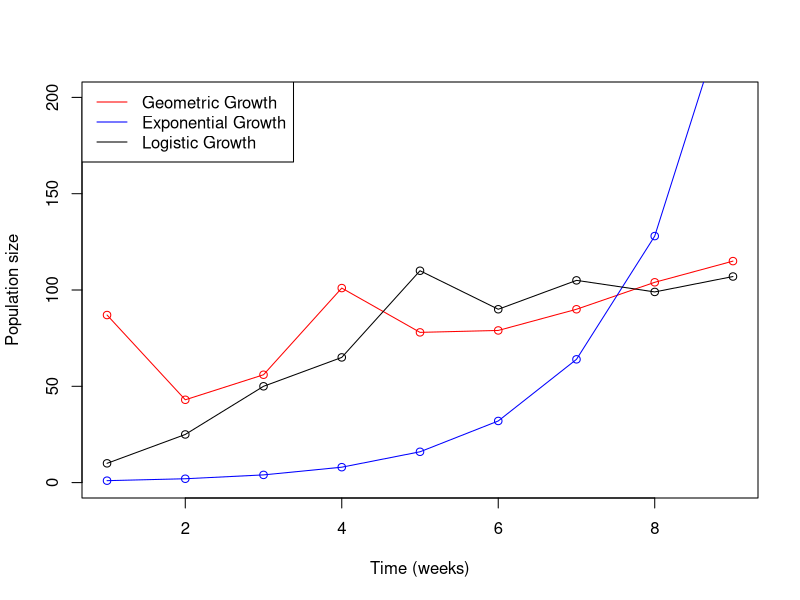
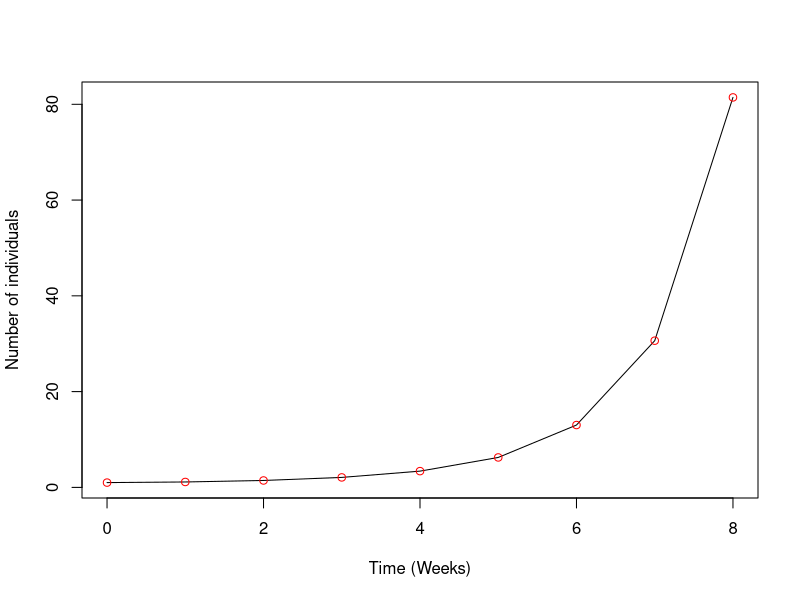
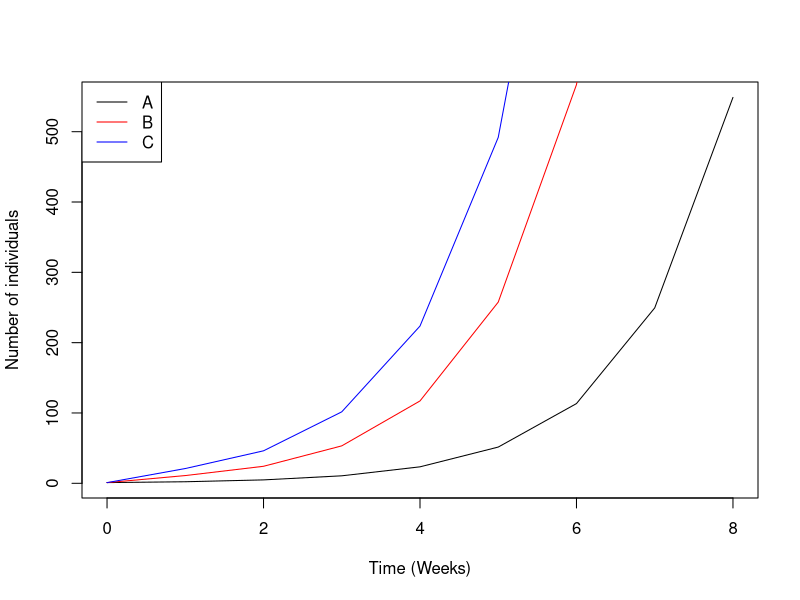
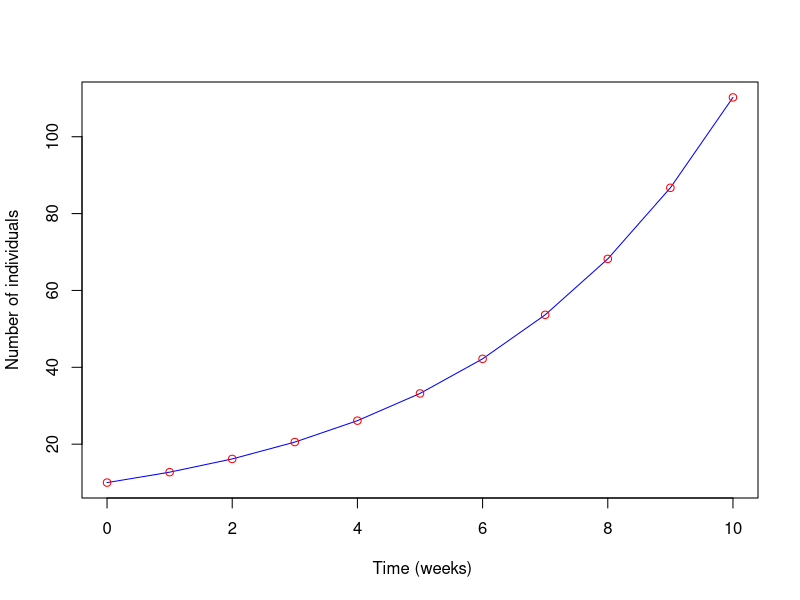
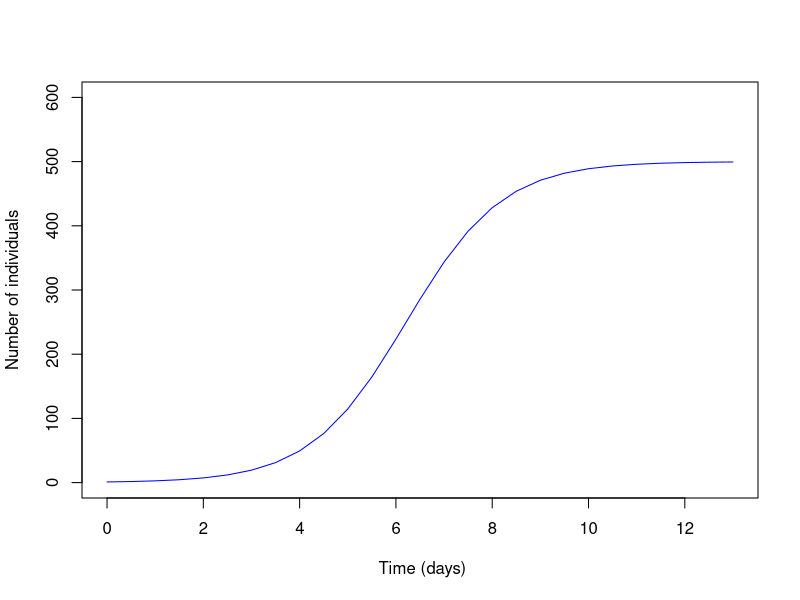
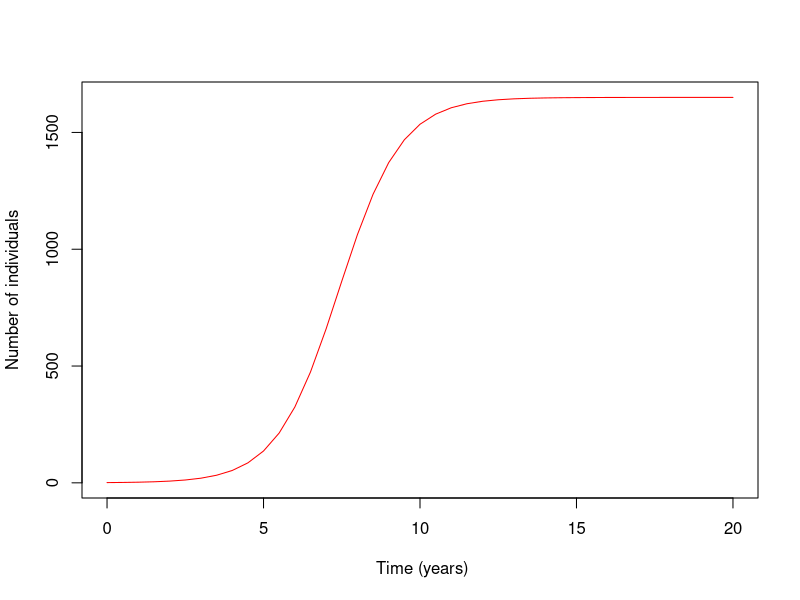
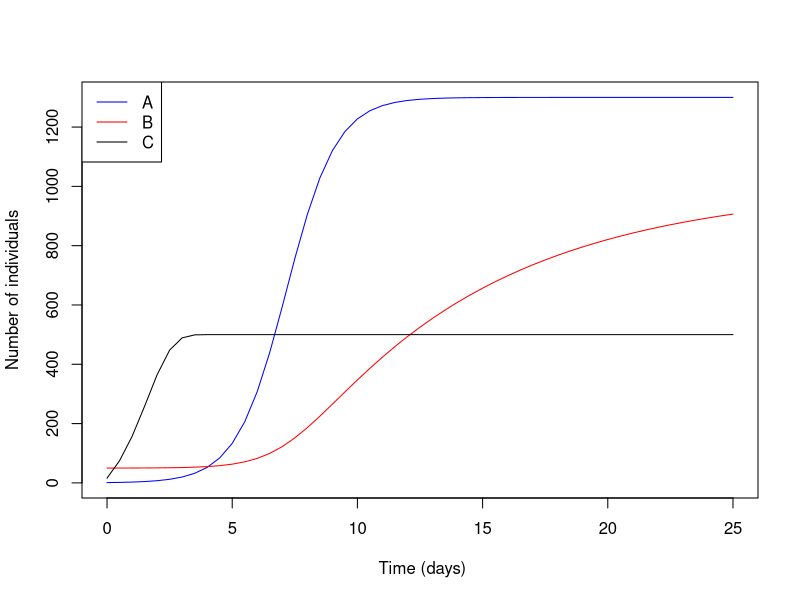
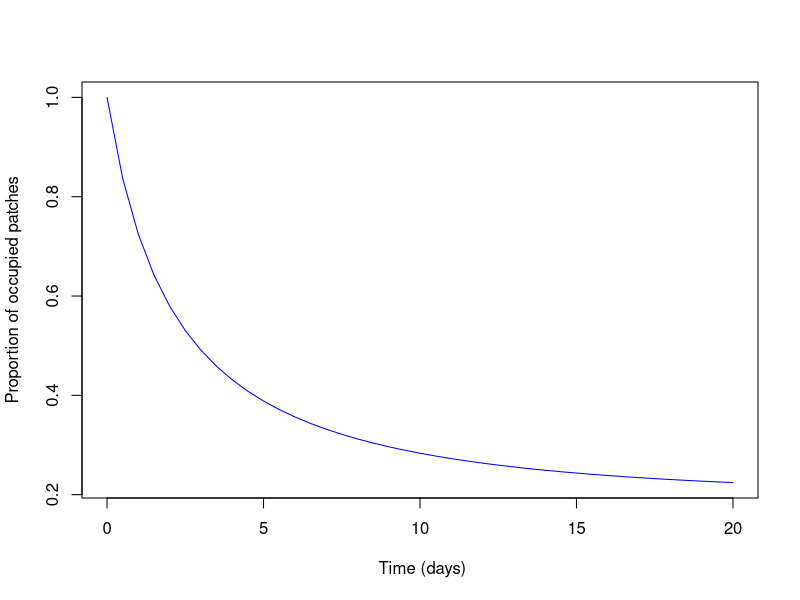

Here is the R script that generated these plots, in order:
## ---- chunk 1
# R won't remember that x = c(10, 6, 1, 14) when in a comment but will when 

x = c(10, 6, 1, 14)

## ---- chunk 2
# Data frame demonstrating gemometric population growth
geometric.df <- data.frame("time"=seq(1,9,1), 
                           "x"=c(87,43,56,101,78,79,90,104,115))

# Data frame demonstrating exponential population growth
exponential.df <- data.frame("time"= seq(1,9,1), 
                     "x"= c(1,2,4,8,16,32,64,128,256))

# Data frame demonstrating logistic growth
logistic.df <- data.frame("time"= seq(1,9,1), 
                     "x"= c(10,25,50,65,110,90,105,99,107))
          
# If you wanted to change the name of the "time" column to "weeks" in the data frame 
# how would you do that?

# This function plots the Geometric Growth (red) line below
plot(x=geometric.df$time, y=geometric.df$x, type="o", col="red", 
     ylim = c(0,200),
     xlab="Time (weeks)", 
     ylab="Population size")

# What do you think you would change only to have the y-axis show c(0,150)? What would 
# you add to set the x-axis from 0-15?

# Adding lines for the other Exponential and Logistic Growth 
lines(x = exponential.df$time, y = exponential.df$x, col="blue", type="o") 
# This adds data points from the Exponential Growth df in the col or colour blue with 
# a specific line type. 

lines(x = logistic.df$time, y = logistic.df$x, col="black", type="o") 
# This is the data for the Logistic Growth as the black line 

# The legend function adds a legend to your plot. You can change the location and what
# is display in the legend
legend("topleft", legend = c("Geometric Growth", "Exponential Growth", "Logistic Growth"), 
       lty = 1, col=c("red", "blue", "black"))
## ---- chunk 3

# Ensure that the package(s) are selected
library(deSolve)
## ---- chunk 4
# This chunk of code produces a loop that models a population following 
# geometric growth.

# Time steps 
dt <- 1 # dt is the time step or jumps that the model will count time in. 
time <- seq(0, 8, dt) # This produces a vector from 0 to 8 that increases 
# in jumps of dt or 1.

# Growth rate
r <-  1.13 # r will act as the geometric growth rate for the model. Changing 
# this value will change the rate at which the population changes. 

# Population 
j <- NULL # j will act as a place holder for the model's prediction of 
# the population.
j[1] = 1 # This line informs R that the first value of j or j[1] is 1. 
# To change the starting value of j set another value, etc. j[1]=10


# Building a loop 
for(t in seq(1, length(time)-1,1)){
  
  # Equation 
  j[t + 1] <- (r^t)*j[t]*dt
          
}


plot(time, j, xlab="Time (Weeks)", ylab ="Number of individuals",
     type="l") #Plots the data as a line
points(time, j, col="red") # adds the red dots to the line
## ---- chunk 5
# Time steps 
dt <- 1
time <- seq(0, 8, dt)

# Growth rate
r <-  1.2
q <- 10
w <- 20


# Population 
j <- NULL
j[1] <- 1
l <- NULL
l[1] <- 1
p <- NULL 
p[1] <-1

# Building a loop 
for(t in seq(1, length(time)-1,1)){
  
  # Equation 
  j[t + 1] <- r*j[t]*dt + j[t]
          
}

# Building a loop 
for(t in seq(1, length(time)-1,1)){
  
  # Equation 
  l[t + 1] <- q*j[t]*dt + j[t]
          
}

# Building a loop 
for(t in seq(1, length(time)-1,1)){
  
  # Equation 
  p[t + 1] <- w*j[t]*dt + j[t]
          
}


plot(time,j, xlab="Time (Weeks)", ylab ="Number of individuals", type="l")
lines(time, l, col="red")
lines(time, p, col="blue")
legend("topleft", legend = c("A", "B", "C"), lty = 1, col=c("black", "red", "blue"))
## ---- chunk 6
library(deSolve) # The deSolve package is needed to solve the predicted abundance

# Variables that will be used 
N = NULL        # Number of individuals
y = NULL
res = NULL

# Function that will be pricting the abundn
exp<-function(t,y,params){ 
  N  <- y[1]                            
  
  with(as.list(params),{  
    dN  <- r*N                      
    res<-c(dN) 
    list(res) 
  }) 
}


# Parameters
r = 0.24  # Here r acts as the capita growth rate

# Initial condition
N0= 10 # N0 is the starting population size. Setting it to 10 lets R know that the population starts with 10 individuals. 

# Time 
times <- seq(0,10,1) # What does this vector look like? How long is it? What are the time steps?


params<-c(r=r)
nsol <- as.data.frame(lsoda(y = c(N=N0), times, exp, params)) 

# Plot
plot(nsol$time,nsol$N, type = "l", lwd = 1, xlab = " Time (weeks)", ylab = "Number of individuals", col="blue")
points(nsol$time, nsol$N, col="red")
## ---- chunk 7
# Packages that is important for the code to run
library(deSolve)

# Species variables
G = NULL        # Number of Goats (#/time)
y = NULL        # Vector that holds the number of populations/groups. More important with several species.
res = NULL      # Vector that holds model parameters

#function
exp<-function(t,y,params){ 
  G  <- y[1]             # Initial population size               
  
  with(as.list(params),{  
    dG  <- r*G*(1-G/k)   # Logistic growth equation              
    res<-c(dG) 
    list(res) 
  }) 
}


# Parameters
r = 1 # Growth rate of the population. Changing this will change the rate the population grows 
k = 500 # The carrying capacity of the population

# Initial condition
G0 = 1            # Initial population size

# Time 
times <- seq(0,13,0.5) # Length of time that the model will run, 0 to 20, with steps of 0.5

params<-c(r=r, k=k)
nsol <- as.data.frame(lsoda(y = c(G=G0), times, exp, params)) 

# Plot
plot(nsol$time, nsol$G, type = "l", lwd = 1, xlab = " Time (days)", ylab = "Number of individuals", col="blue", ylim= c(0, 600))
## ---- chunk 8
# Packages that is important for the code to run
library(deSolve)

# Species variables
H = NULL        # Number of hares (#/time)
y = NULL        # Vector that holds the number of populations/groups. More 
# important with several species.
res = NULL      # Vector that holds model parameters

#function
exp <- function(t, y, params){ 
  H  <- y[1]             # Initial population size               
  
  with(as.list(params),{  
    dH  <- r*H*(1-H/k)   # Logistic growth equation              
    res<-c(dH) 
    list(res) 
  }) 
}


# Parameters
r = 1 # Growth rate of the population. Changing this will change the rate the 
# population grows 
k =  1650 # The carrying capacity of the population

# Initial condition
H0 = 1            # Initial population size

# Time 
times <- seq(0,20,0.5) # Length of time that the model will run, 0 to 20, with steps of 0.5

params<-c(r=r, k=k)
nsol <- as.data.frame(lsoda(y = c(H = H0), times, exp, params)) 

# Plot
plot(nsol$time, nsol$H, type = "l", lwd = 1, xlab = " Time (years)", 
     ylab = "Number of individuals", col="red")
## ---- chunk 9
# Packages that is important for the code to run
library(deSolve)

# Species variables
G = NULL        # Number of Goats (#/time)
y = NULL        # Vector that holds the number of populations/groups. More important with several species.
res = NULL      # Vector that holds model parameters

#function
logistic.population<-function(t, y, params){ 
  G <- y[1]
  H <- y[2]
  J <- y[3]
  
  with(as.list(params),{  
    dG  <- r*G*(1-G/k)  
    dH <-  t*G*(1-H/l)  
    dJ <-  y*G*(1-J/m) 
    res<-c(dG, dH, dJ) 
    list(res) 
  }) 
}


# Parameters
r = 1 
t = 0.1
y <- 100
k = 1300 # The carrying capacity of the population
l = 1000
m = 500

# Initial condition
G0 = 1  
H0 = 50 
J0 = 16

# Time 
times <- seq(0,25,0.5) # Length of time that the model will run, 0 to 20, with steps of 0.5

params<-c(r=r, t=t, y=y, k=k, l=l, m=m)
nsol <- as.data.frame(lsoda(y = c(G=G0, H=H0, J=J0), times, logistic.population, params)) 

# Plot
plot(nsol$time, nsol$G, type = "l", lwd = 1, xlab = " Time (days)", ylab = "Number of individuals", col="blue")
lines(nsol$time, nsol$H, col="red")
lines(nsol$time, nsol$J, col="black")
legend("topleft", legend = c("A", "B", "C"), lty = 1, col=c("blue", "red", "black"))

## ---- chunk 10
# Packages that is important for the code to run
library(deSolve)

# Species variables
p = NULL        #Proportion or fraction of patches occupied by goats (patches are 
#               either occupied or not)
y = NULL        # Fraction of occupied patches. 
# More important with several species.
res = NULL      # Vector that holds model parameters

#function
meta.population<-function(t,y,parameters){ 
  p  <- y[1]             # Informs R the place N has within the vector              
  
  with(as.list(parameters),{  
    dP  <- m*p*(1-p)-e*p   # Metapopulation model            
    res<-c(dP) 
    list(res) 
  }) 
}


# Parameters
m = 0.5 # Migration rate amount patches (1/time)
e = 0.4 # Extinction rate of patches 
# Initial condition
P0 = 1          # Initial population size

# Time 
times <- seq(0, 20, 0.5) # Length of time that the model will run, 0 to 20, with steps of 0.5

parameters<-c(m=m, e=e)
nsol <- as.data.frame(lsoda(y = c(P=P0), times, meta.population, parameters)) 

# Plot
plot(x = nsol$time, y = nsol$P, type = "l", lwd = 1, xlab = " Time (days)",
     ylab = "Proportion of occupied patches", col="blue")
